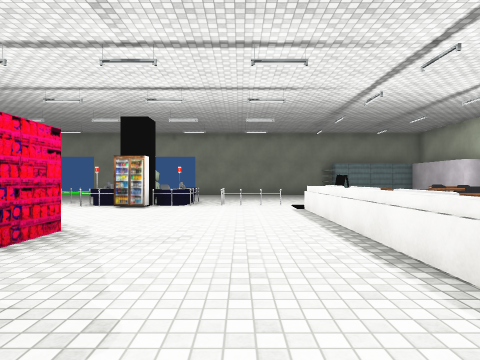
View 1 (above)

24 first-person views from a walk through a scene from a Unity 3-D project. The camera is 1.4 m above the floor, looks level and sees 75° across. Doors are open. The floor is counted in squares, 2 m on a side. Each view is taken from the middle of a square. On the plan, view 1 faces up. The plan holds only what a view shows up to about 10 squares ahead; the rest is blank. The place goes on beyond the plan. The player character is not drawn. Some animated figures are not drawn. Some surface patterns are stand-ins.

View 2
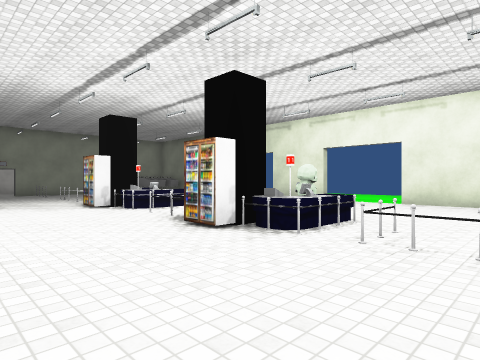

View 3
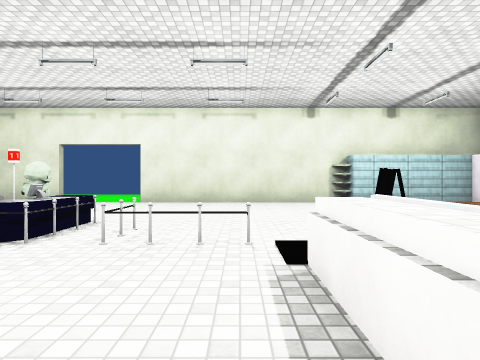

View 4
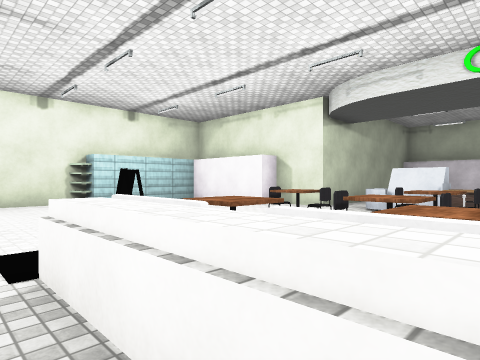

View 5
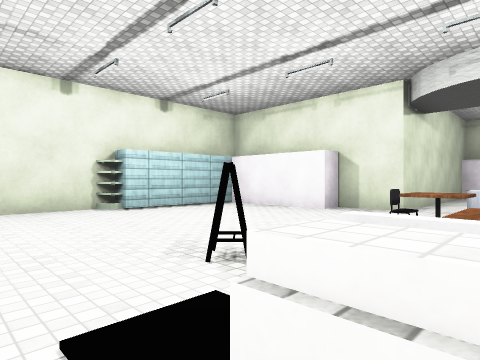

View 6
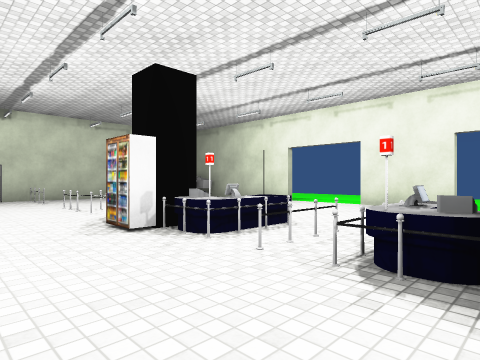

View 7
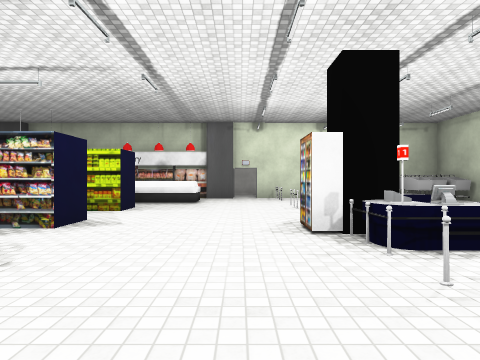

View 8
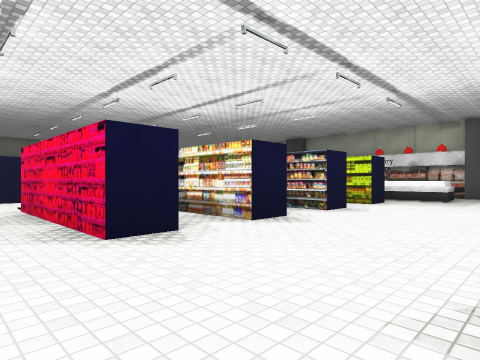

View 9
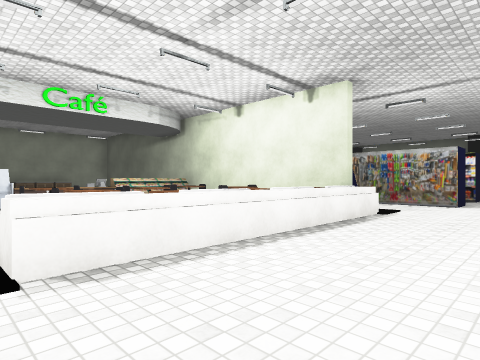

View 10
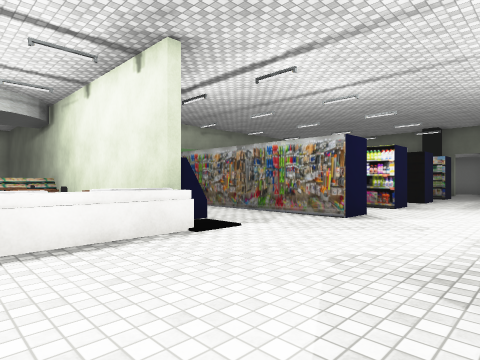

View 11
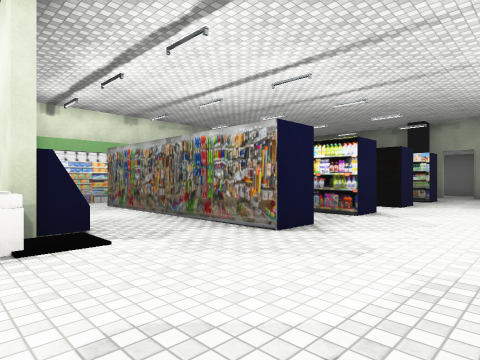

View 12
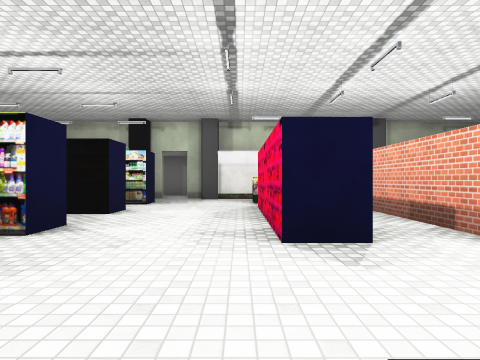

View 13
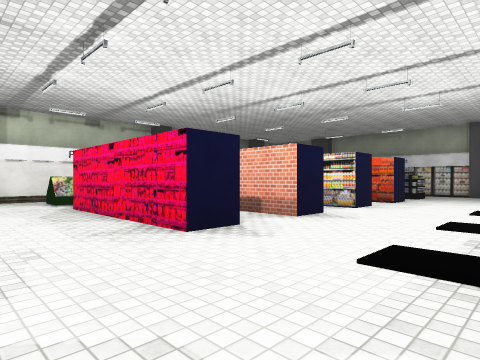

View 14
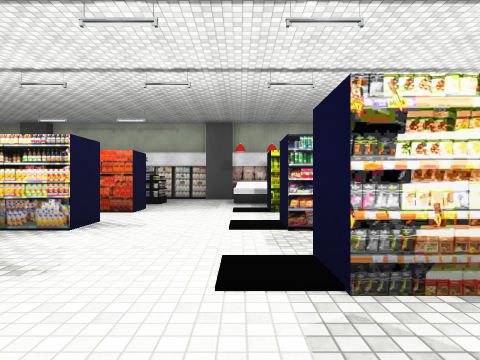

View 15
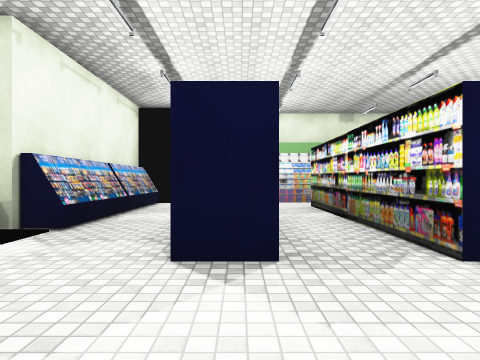

View 16
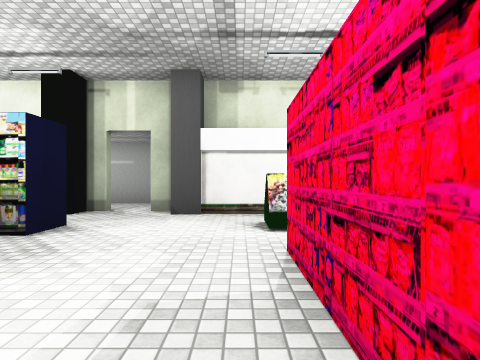

View 17
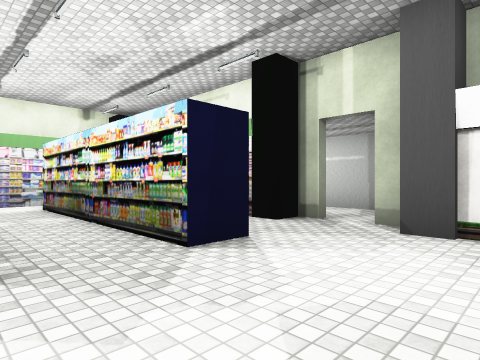

View 18
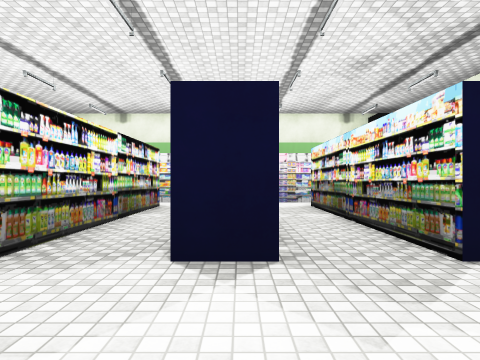

View 19
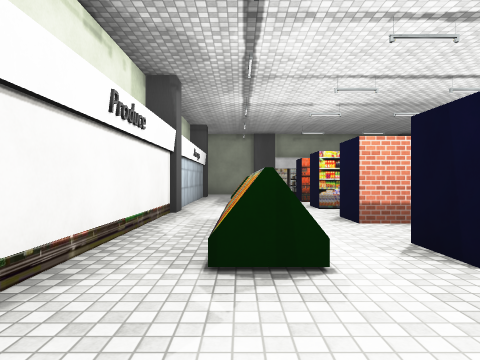

View 20
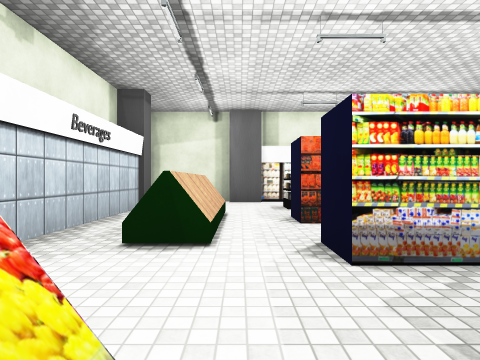

View 21
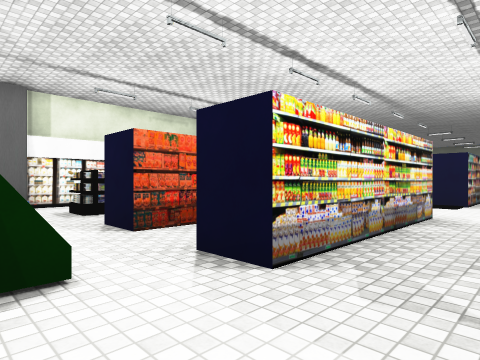

View 22
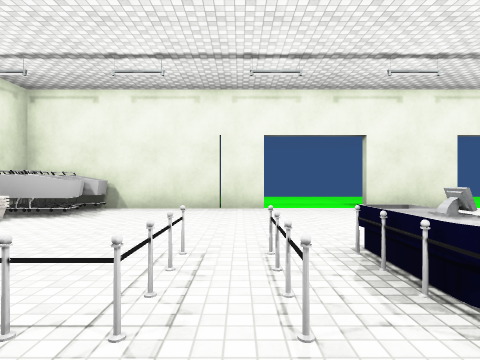

View 23
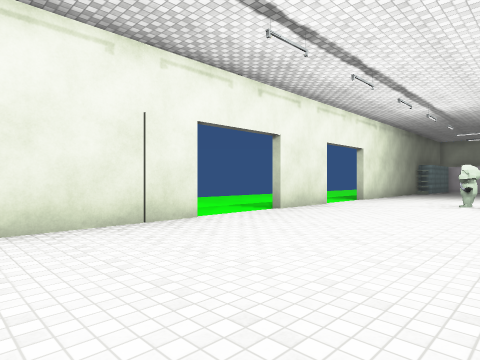

View 24
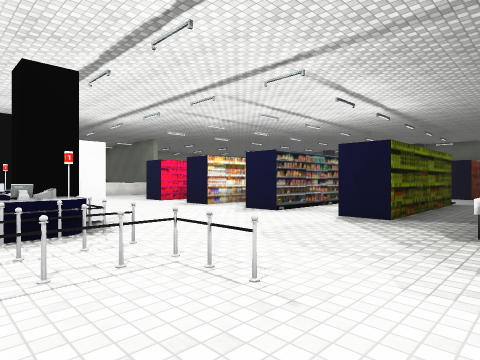

### Floor plan
Points are (right, up) in squares from view 1. A wall is a line through its corners. A room is listed if a view was taken in it or the views show most of it. See-through windows are left out.
Room 1 (views 1, 2, 3, 4, 5, 6, 7, 8, 9, 10, 11, 12, 13, 14, 15, 16, 17, 18, 19, 20, 21, 22, 23, 24)
walls: (-3.5, 4.3) (-2.5, 4.3) (-2.5, -0.4); (-6, 2.9) (-6, 4.3) (-5, 4.3) (-5, -0.3) (-6, -0.3); (0.7, -2.4) (0.7, -1.4) (6.4, -1.4); (4.4, 1.3) (5.5, 1.3); (-7.6, 1.5) (-7.6, -0.3) (-8.5, -0.3); (-3.5, -3.5) (-2.5, -3.5) (-2.5, -8.1) (-3.5, -8.1); (-8.5, 1.3) (-8.5, 4.3) (-7.6, 4.3) (-7.6, 3.1); (-6, -3.5) (-5, -3.5) (-5, -8.1) (-6, -8.1); (7.4, 1.3) (9.5, 1.3); (7.5, 0) (7.5, 0.8); (-10.1, -0.3) (-10.7, -0.3); (-8.6, -3.5) (-7.6, -3.5) (-7.6, -8.1) (-8.6, -8.1); (-11, -0.2) (-11, 4.3) (-10, 4.3) (-10, 3.5); (0.7, -7.4) (0.7, -6.4) (1.6, -6.4); (6.5, -4.8) (0.7, -4.8) (0.7, -3.9) (6.4, -3.9); (7.8, -4.9) (7.8, -0.9); (-11, -3.5) (-10, -3.5) (-10, -4.2); (-4.6, 14.7) (-6.9, 14.7); (0.7, -9.9) (0.7, -8.9) (6.4, -8.9); (-12.6, -3.4) (-12.6, -3.9); (-10, -6.9) (-10, -8.1) (-11, -8.1); (-13, -3.7) (-12.4, -3.7); (-9.4, 14.7) (-13.5, 14.7); (1.4, -11.5) (2.1, -11.5); (-0.5, -12) (0, -12); (7.8, -9.2) (7.8, -8.1); (0.9, -12) (1.4, -12); (12.8, 9.3) (8.5, 9.3) (8.5, 10.9) (7.8, 10.9) (7.8, 14.2) (4.3, 14.1) (4.3, 14.7) (-2.1, 14.7); (-12.6, -7.4) (-12.6, -7.6) (-13.4, -7.6); (-12.6, -7.8) (-13.2, -7.8); (-13.3, -11.5) (-0.5, -11.5)
ways out: open door at (-8, 15); open door at (-3.5, 15)
objects: shelf (-13, -1) to (-13, 1); shelf (-13, 4) to (-13, 5); other object (-13, 8); other object (-13, 13); other object (-13, 14); shelf (-11, -10) to (-9, -10); other object (-11, 8); other object (-10, 9) to (-10, 10); other object (-9, 9) to (-6, 10); other object (-7, 8); shelf (-5, -10) to (-3, -10); other object (-5, 9) to (-5, 10); other object (-4, 9) to (-2, 10); other object (-3, 8); other object (-3, 12); other object (-1, 8) to (1, 9); other object (2, 2); other object (2, 3) to (2, 4); other object (2, 5) to (2, 6); other object (2, 7); shelf (3, 1) to (4, 1); other object (3, 2); other object (3, 3) to (3, 4); other object (3, 5) to (3, 6); other object (3, 7); other object (3, 9); other object (4, 3); other object (4, 6); other object (5, 4) to (5, 5); shelf (6, 1) to (7, 1); other object (7, 5); other object (8, 4) to (9, 6); other object (9, 7) to (9, 8)

Positions as (right, up) in squares from view 1, and headings:
1: (0, 0), facing up
2: (1, 5), facing up-left
3: (1, 5), facing up
4: (1, 5), facing up-right
5: (1, 7), facing up-right
6: (-3, 6), facing up-left
7: (-3, 7), facing left
8: (-1, 8), facing down-left
9: (-1, 8), facing down-right
10: (-2, 4), facing down-right
11: (-2, 2), facing down-right
12: (-2, 0), facing down
13: (0, 0), facing down-left
14: (-3, -1), facing left
15: (-2, -2), facing right
16: (-2, -5), facing down
17: (-2, -7), facing down-right
18: (-2, -7), facing right
19: (0, -10), facing left
20: (-5, -9), facing left
21: (-6, -10), facing up-left
22: (-10, 7), facing up
23: (-13, 10), facing up-right
24: (-13, 10), facing down-right
